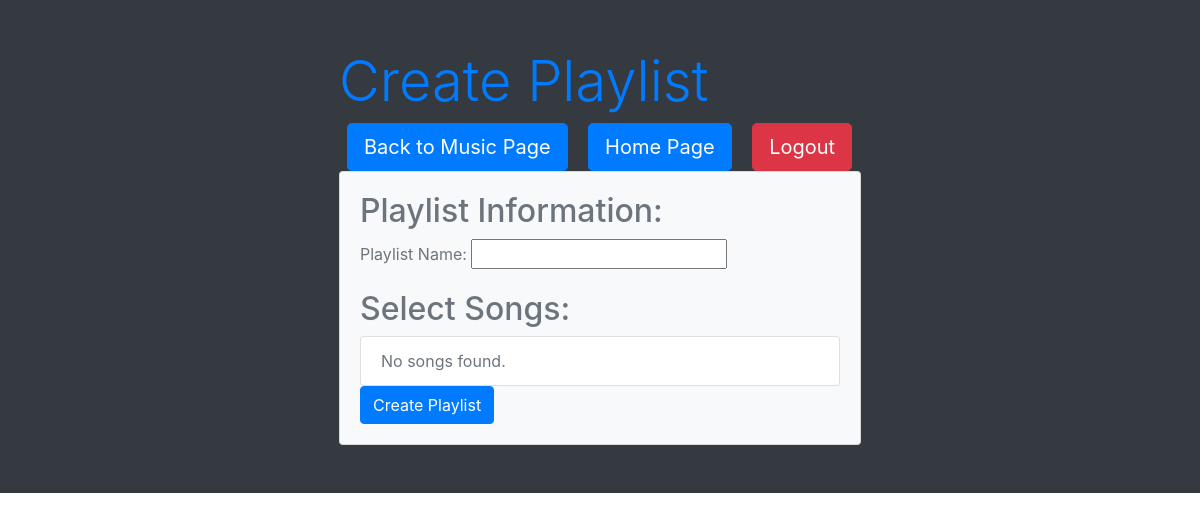
Page /playlists/create/ on the earlier database version.
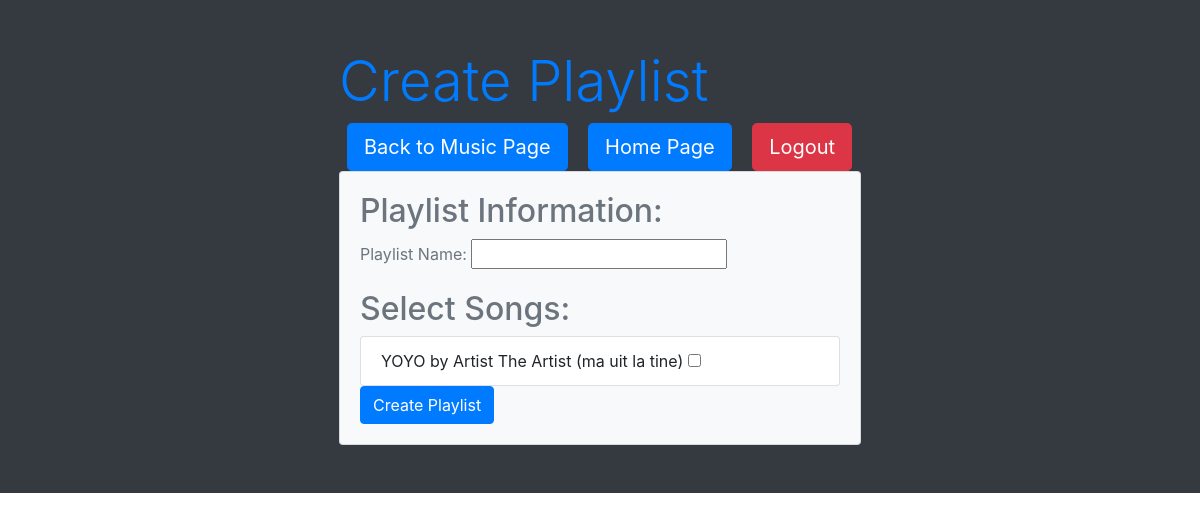
Same page on the later database version.
### music_streaming_app/models.py (models this page shows, shortened)
class MusicTrack(models.Model):
    title = models.CharField(max_length=100)
    artist = models.ForeignKey(User, on_delete=models.CASCADE, related_name='tracks')
    audio_file = models.FileField(upload_to='audio_files/')
    genre = models.CharField(max_length=50)

class User(AbstractUser):
    name = models.CharField(max_length=100, unique=True)
    bio = models.TextField()
    is_artist = models.BooleanField(default=False)
    email = models.EmailField(blank=True)

### music_streaming_app/views.py (the view, shortened to what this page needs)
# urls.py: path("playlists/create/", views.create_playlist, name="create_playlist"),  # DONE
def create_playlist(request):
    music_tracks = MusicTrack.objects.all()
    return render(request, "create_playlist.html", {"music_tracks": music_tracks})

### music_streaming_app/templates/create_playlist.html (shortened to what this page needs)
{% extends 'base.html' %}
{% block content %}
    <div class="container">
        <div class="row justify-content-center">
            <div class="col-md-6">
                <h1 class="display-4 text-primary">Create Playlist</h1>
                <a href="{% url "music_page" %}" class="btn btn-primary btn-lg mx-2">Back to Music Page</a>
                <a href="{% url "home-page" %}" class="btn btn-primary btn-lg mx-2">Home Page</a>
                <a href="{% url "logout" %}" class="btn btn-danger btn-lg mx-2">Logout</a>
                <div class="card bg-light">
                    <div class="card-body">
                        <form method="post">
                            <h2 class="text-secondary">Playlist Information:</h2>
                            <div class="form-group">
                                <label for="id_name" class="text-secondary">Playlist Name:</label>
                                <input type="text" id="id_name" name="name" required>
                            </div>
                            <h2 class="text-secondary">Select Songs:</h2>
                            <ul class="list-group">
                                {% for song in music_tracks %}
                                    <li class="list-group-item">
                                        {{ song.title }} by {{song.artist.name }} ({{ song.genre }})
                                        <input type="checkbox" name="tracks" value="{{ song.id }}">
                                    </li>
                                {% empty %}
                                    <li class="list-group-item text-secondary">No songs found.</li>
                                {% endfor %}
                            </ul>
                            <button type="submit" class="btn btn-primary">Create Playlist</button>
                        </form>
                    </div>
                </div>
            </div>
        </div>
    </div>
{% endblock %}

Differences in the rows shown:
added MusicTrack: title "YOYO", artist.name "Artist The Artist", genre "ma uit la tine"
Other differences:
text no longer shown: "No songs found."
